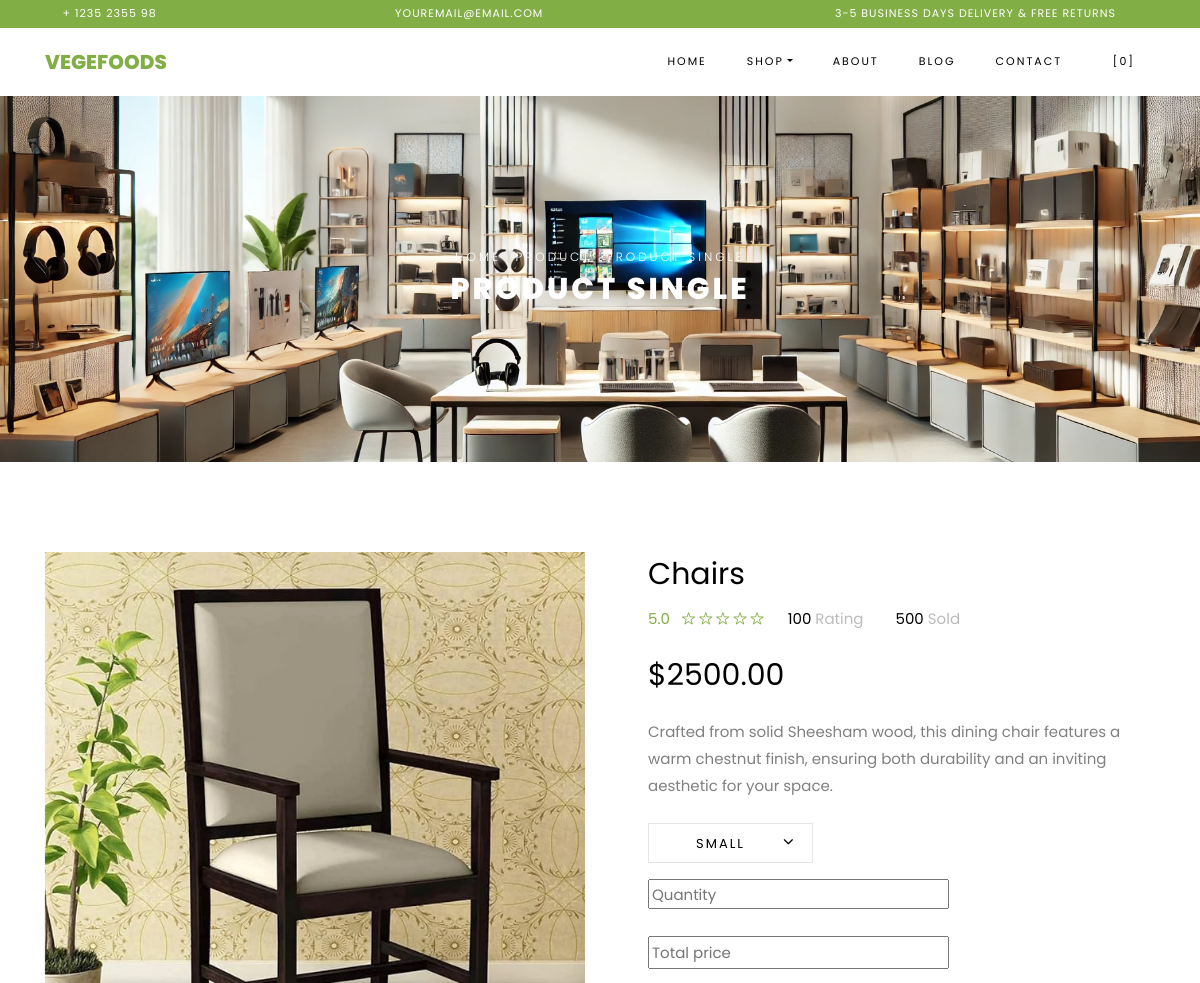
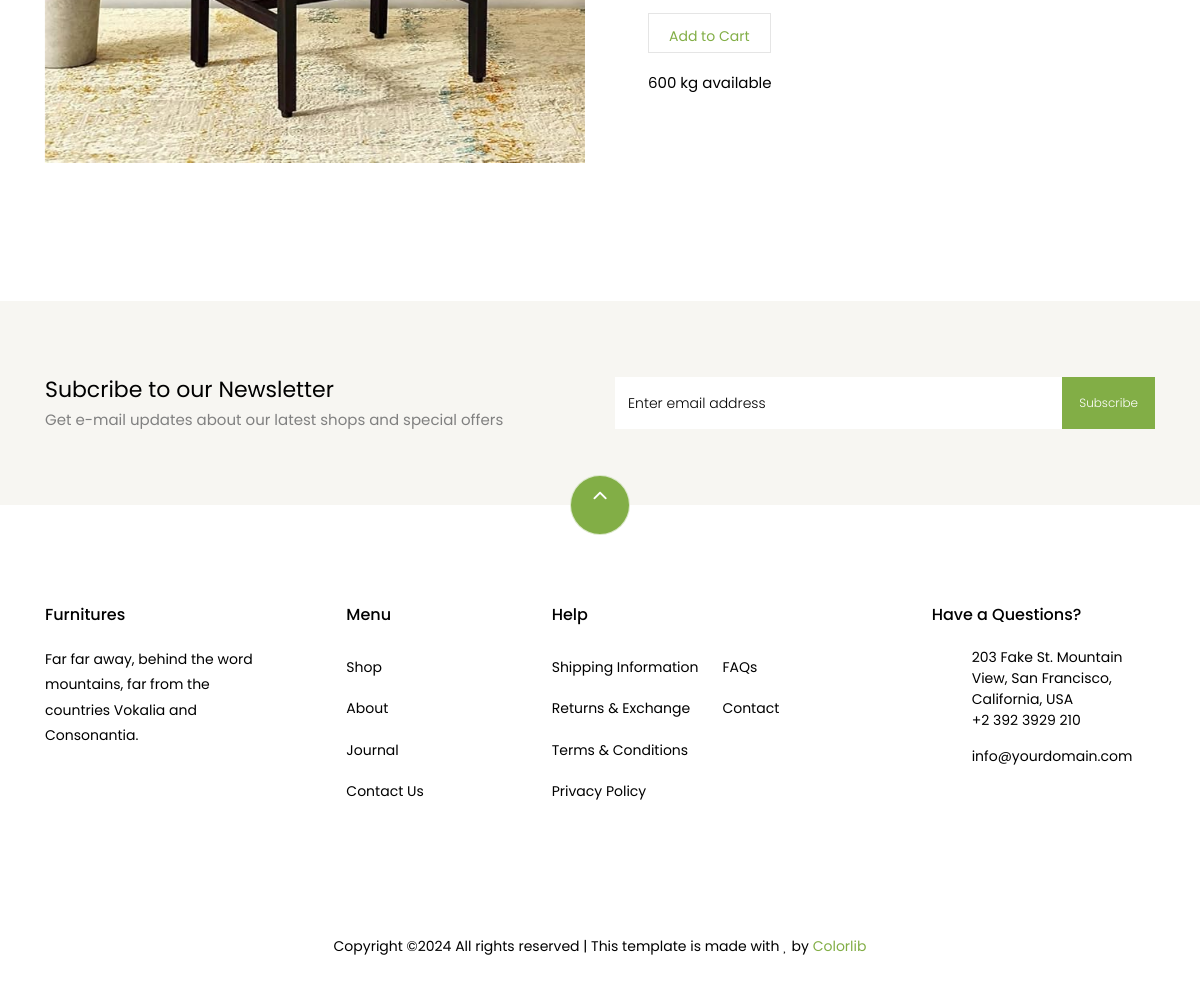
Screenshot of /shopApp/single_prods/Chairs/ with the database file from the repository (2 pictures, top to bottom).
### dashApp/models.py (models this page shows)
class proDb(models.Model):
    Category = models.CharField(max_length=200, null=True, blank=True)
    ProductName = models.CharField(max_length=200, null=True, blank=True)
    Price = models.CharField(max_length=200, null=True, blank=True)
    ProductDescription = models.CharField(max_length=200, null=True, blank=True)
    Quantity = models.IntegerField(null=True, blank=True)
    ProductImage = models.ImageField(upload_to="Category Images", null=True, blank=True)

### shopApp/views.py (the view)
# urls.py: path('single_prods/<pro_name>/',views.single_prods,name='single_prods'),
def single_prods(req, pro_name):
    prods = proDb.objects.filter(ProductName=pro_name)
    return render(req,'single_products.html', {'prods':prods})

### shopApp/templates/single_products.html (shortened to what this page needs)
<!DOCTYPE html>
{% load static %}
<html lang="en">
  <head>
    <link rel="stylesheet" href="{% static 'fronts/assets/css/open-iconic-bootstrap.min.css' %}">
    <link rel="stylesheet" href="{% static 'fronts/assets/css/animate.css' %}">
    <link rel="stylesheet" href="{% static 'fronts/assets/css/owl.carousel.min.css' %}">
    <link rel="stylesheet" href="{% static 'fronts/assets/css/owl.theme.default.min.css' %}">
    <link rel="stylesheet" href="{% static 'fronts/assets/css/magnific-popup.css' %}">
    <link rel="stylesheet" href="{% static 'fronts/assets/css/aos.css' %}">
    <link rel="stylesheet" href="{% static 'fronts/assets/css/ionicons.min.css' %}">
    <link rel="stylesheet" href="{% static 'fronts/assets/css/bootstrap-datepicker.css' %}">
    <link rel="stylesheet" href="{% static 'fronts/assets/css/jquery.timepicker.css' %}">
    <link rel="stylesheet" href="{% static 'fronts/assets/css/flaticon.css' %}">
    <link rel="stylesheet" href="{% static 'fronts/assets/css/icomoon.css' %}">
    <link rel="stylesheet" href="{% static 'fronts/assets/css/style.css' %}">
  </head>
  <body class="goto-here">
		<div class="py-1 bg-primary">
    	<div class="container">
    		<div class="row no-gutters d-flex align-items-start align-items-center px-md-0">
	    		<div class="col-lg-12 d-block">
		    		<div class="row d-flex">
		    			<div class="col-md pr-4 d-flex topper align-items-center">
					    	<div class="icon mr-2 d-flex justify-content-center align-items-center"><span class="icon-phone2"></span></div>
						    <span class="text">+ 1235 2355 98</span>
					    </div>
					    <div class="col-md pr-4 d-flex topper align-items-center">
					    	<div class="icon mr-2 d-flex justify-content-center align-items-center"><span class="icon-paper-plane"></span></div>
						    <span class="text">youremail@email.com</span>
					    </div>
					    <div class="col-md-5 pr-4 d-flex topper align-items-center text-lg-right">
						    <span class="text">3-5 Business days delivery &amp; Free Returns</span>
					    </div>
				    </div>
			    </div>
		    </div>
		  </div>
    </div>
    <nav class="navbar navbar-expand-lg navbar-dark ftco_navbar bg-dark ftco-navbar-light" id="ftco-navbar">
	    <div class="container">
	      <a class="navbar-brand" href="index.html">Vegefoods</a>
	      <div class="collapse navbar-collapse" id="ftco-nav">
	        <ul class="navbar-nav ml-auto">
	          <li class="nav-item"><a href="{% url 'front' %}" class="nav-link">Home</a></li>
	          <li class="nav-item active dropdown">
              <a class="nav-link dropdown-toggle" href="#" id="dropdown04" data-toggle="dropdown" aria-haspopup="true" aria-expanded="false">Shop</a>
            </li>
	          <li class="nav-item"><a href="about.html" class="nav-link">About</a></li>
	          <li class="nav-item"><a href="blog.html" class="nav-link">Blog</a></li>
	          <li class="nav-item"><a href="contact.html" class="nav-link">Contact</a></li>
	          <li class="nav-item cta cta-colored"><a href="cart.html" class="nav-link"><span class="icon-shopping_cart"></span>[0]</a></li>
	        </ul>
	      </div>
	    </div>
	  </nav>
    <div class="hero-wrap hero-bread" style="background-image: url({% static 'fronts/assets/images/furnitures-2.webp' %});">
      <div class="container">
        <div class="row no-gutters slider-text align-items-center justify-content-center">
          <div class="col-md-9 ftco-animate text-center">
          	<p class="breadcrumbs"><span class="mr-2"><a href="index.html">Home</a></span> <span class="mr-2"><a href="index.html">Product</a></span> <span>Product Single</span></p>
            <h1 class="mb-0 bread">Product Single</h1>
          </div>
        </div>
      </div>
    </div>
    <section class="ftco-section">
    	<div class="container">
    		<div class="row">
				{% for d in prods %}
    			<div class="col-lg-6 mb-5 ftco-animate">
    				<a href="{% url 'single_prods' pro_name=d.ProductName %}" class="image-popup"><img src="{{d.ProductImage.url}}" class="img-fluid" alt="Colorlib Template"></a>
    			</div>
    			<div class="col-lg-6 product-details pl-md-5 ftco-animate">
    				<h3>{{d.ProductName}}</h3>
    				<div class="rating d-flex">
							<p class="text-left mr-4">
								<a href="#" class="mr-2">5.0</a>
								<a href="#"><span class="ion-ios-star-outline"></span></a>
								<a href="#"><span class="ion-ios-star-outline"></span></a>
								<a href="#"><span class="ion-ios-star-outline"></span></a>
								<a href="#"><span class="ion-ios-star-outline"></span></a>
								<a href="#"><span class="ion-ios-star-outline"></span></a>
							</p>
							<p class="text-left mr-4">
								<a href="#" class="mr-2" style="color: #000;">100 <span style="color: #bbb;">Rating</span></a>
							</p>
							<p class="text-left">
								<a href="#" class="mr-2" style="color: #000;">500 <span style="color: #bbb;">Sold</span></a>
							</p>
						</div>
    				<p class="price"><span>${{d.Price}}.00</span></p>
    				<p>{{d.ProductDescription}}
						</p>
						<div class="row mt-4">
							<div class="col-md-6">
								<div class="form-group d-flex">
		              <div class="select-wrap">
	                  <div class="icon"><span class="ion-ios-arrow-down"></span></div>
	                  <select name="" id="" class="form-control">
	                  	<option value="">Small</option>
	                  </select>
	                </div>
		            </div>
							</div>
							<div class="input-group col-md-6 d-flex mb-3">
                    <form action="{% url 'save_cart' %}" method="post">
					<input type="number" name="qty" id="quantity" placeholder="Quantity" min="1" style="height: 30px;"><br><br>
					<input type="text" name="tpri" id="total" placeholder="Total price">
					<input type="hidden"  id="username" value="{{request.session.Username}}" name="User"><br>
					<input type="hidden"  id="prodname" value="{{d.ProductName}}" name="proname"><br>
					<button type="submit" class="cart-btn">Add to Cart</button>
					</form>
	          	</div>
	          	<div class="col-md-12">
	          		<p style="color: #000;">600 kg available</p>
	          	</div>
							{% endfor %}
          	</div>
    			</div>
    		</div>
    	</div>
    </section>
		<section class="ftco-section ftco-no-pt ftco-no-pb py-5 bg-light">
      <div class="container py-4">
        <div class="row d-flex justify-content-center py-5">
          <div class="col-md-6">
          	<h2 style="font-size: 22px;" class="mb-0">Subcribe to our Newsletter</h2>
          	<span>Get e-mail updates about our latest shops and special offers</span>
          </div>
          <div class="col-md-6 d-flex align-items-center">
            <form action="#" class="subscribe-form">
              <div class="form-group d-flex">
                <input type="text" class="form-control" placeholder="Enter email address">
                <input type="submit" value="Subscribe" class="submit px-3">
              </div>
            </form>
          </div>
        </div>
      </div>
    </section>
    <footer class="ftco-footer ftco-section">
      <div class="container">
      	<div class="row">
      		<div class="mouse">
						<a href="#" class="mouse-icon">
							<div class="mouse-wheel"><span class="ion-ios-arrow-up"></span></div>
						</a>
					</div>
      	</div>
        <div class="row mb-5">
          <div class="col-md">
            <div class="ftco-footer-widget mb-4">
              <h2 class="ftco-heading-2">Furnitures</h2>
              <p>Far far away, behind the word mountains, far from the countries Vokalia and Consonantia.</p>
              <ul class="ftco-footer-social list-unstyled float-md-left float-lft mt-5">
              </ul>
            </div>
          </div>
          <div class="col-md">
            <div class="ftco-footer-widget mb-4 ml-md-5">
              <h2 class="ftco-heading-2">Menu</h2>
              <ul class="list-unstyled">
                <li><a href="#" class="py-2 d-block">Shop</a></li>
                <li><a href="#" class="py-2 d-block">About</a></li>
                <li><a href="#" class="py-2 d-block">Journal</a></li>
                <li><a href="#" class="py-2 d-block">Contact Us</a></li>
              </ul>
            </div>
          </div>
          <div class="col-md-4">
             <div class="ftco-footer-widget mb-4">
              <h2 class="ftco-heading-2">Help</h2>
              <div class="d-flex">
	              <ul class="list-unstyled mr-l-5 pr-l-3 mr-4">
	                <li><a href="#" class="py-2 d-block">Shipping Information</a></li>
	                <li><a href="#" class="py-2 d-block">Returns &amp; Exchange</a></li>
	                <li><a href="#" class="py-2 d-block">Terms &amp; Conditions</a></li>
	                <li><a href="#" class="py-2 d-block">Privacy Policy</a></li>
	              </ul>
	              <ul class="list-unstyled">
	                <li><a href="#" class="py-2 d-block">FAQs</a></li>
	                <li><a href="#" class="py-2 d-block">Contact</a></li>
	              </ul>
	            </div>
            </div>
          </div>
          <div class="col-md">
            <div class="ftco-footer-widget mb-4">
            	<h2 class="ftco-heading-2">Have a Questions?</h2>
            	<div class="block-23 mb-3">
	              <ul>
	                <li><span class="icon icon-map-marker"></span><span class="text">203 Fake St. Mountain View, San Francisco, California, USA</span></li>
	                <li><a href="#"><span class="icon icon-phone"></span><span class="text">+2 392 3929 210</span></a></li>
	                <li><a href="#"><span class="icon icon-envelope"></span><span class="text">info@yourdomain.com</span></a></li>
	              </ul>
	            </div>
            </div>
          </div>
        </div>
        <div class="row">
          <div class="col-md-12 text-center">
            <p>
						  Copyright &copy;<script>document.write(new Date().getFullYear());</script> All rights reserved | This template is made with <i class="icon-heart color-danger" aria-hidden="true"></i> by <a href="https://colorlib.com" target="_blank">Colorlib</a>
						</p>
          </div>
        </div>
      </div>
    </footer>
  </body>
</html>

### shopApp/static/fronts/assets/css/icomoon.css (style rules this page uses)
[class^="icon-"], [class*=" icon-"] { font-family: 'icomoon' !important; speak: none; font-style: normal; font-weight: normal; font-variant: normal; text-transform: none; line-height: 1; -webkit-font-smoothing: antialiased; -moz-osx-font-smoothing: grayscale; }
.icon-heart:before { content: "\f004"; }
.icon-map-marker:before { content: "\f041"; }
.icon-phone:before { content: "\f095"; }
.icon-envelope:before { content: "\f0e0"; }
.icon-paper-plane:before { content: "\f1d8"; }
.icon-phone2:before { content: "\e0cd"; }
.icon-shopping_cart:before { content: "\e8cc"; }

### rows the page displays
proDb: ProductImage (picture), ProductName "Chairs", Price "2500", ProductDescription "Crafted from solid Sheesham wood, this dining chair features a warm chestnut finish, ensuring both durability and an inviting aesthetic for your space."
